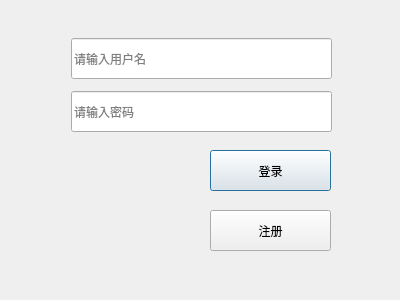
<?xml version="1.0" encoding="UTF-8"?>
<ui version="4.0">
 <class>LoginDialog</class>
 <widget class="QDialog" name="LoginDialog">
  <property name="geometry">
   <rect>
    <x>0</x>
    <y>0</y>
    <width>400</width>
    <height>300</height>
   </rect>
  </property>
  <property name="windowTitle">
   <string>Dialog</string>
  </property>
  <widget class="QLineEdit" name="lineEdit_password">
   <property name="geometry">
    <rect>
     <x>71</x>
     <y>91</y>
     <width>261</width>
     <height>41</height>
    </rect>
   </property>
   <property name="placeholderText">
    <string>请输入密码</string>
   </property>
  </widget>
  <widget class="QLineEdit" name="lineEdit_user_name">
   <property name="geometry">
    <rect>
     <x>71</x>
     <y>38</y>
     <width>261</width>
     <height>41</height>
    </rect>
   </property>
   <property name="placeholderText">
    <string>请输入用户名</string>
   </property>
  </widget>
  <widget class="QPushButton" name="pushButton_login">
   <property name="geometry">
    <rect>
     <x>210</x>
     <y>150</y>
     <width>121</width>
     <height>41</height>
    </rect>
   </property>
   <property name="styleSheet">
    <string notr="true">border-image: url(:/bcc48b019a4d6fe0ba6075d753fc9225.jpg);
font: 14pt &quot;微软雅黑&quot;;</string>
   </property>
   <property name="text">
    <string>登录</string>
   </property>
  </widget>
  <widget class="QPushButton" name="pushButton_register">
   <property name="geometry">
    <rect>
     <x>210</x>
     <y>210</y>
     <width>121</width>
     <height>41</height>
    </rect>
   </property>
   <property name="styleSheet">
    <string notr="true">border-image: url(:/dc961e0f18051924ffaf15d067e89037.jpg);
font: 14pt &quot;微软雅黑&quot;;</string>
   </property>
   <property name="text">
    <string>注册</string>
   </property>
  </widget>
 </widget>
 <resources/>
 <connections/>
</ui>
